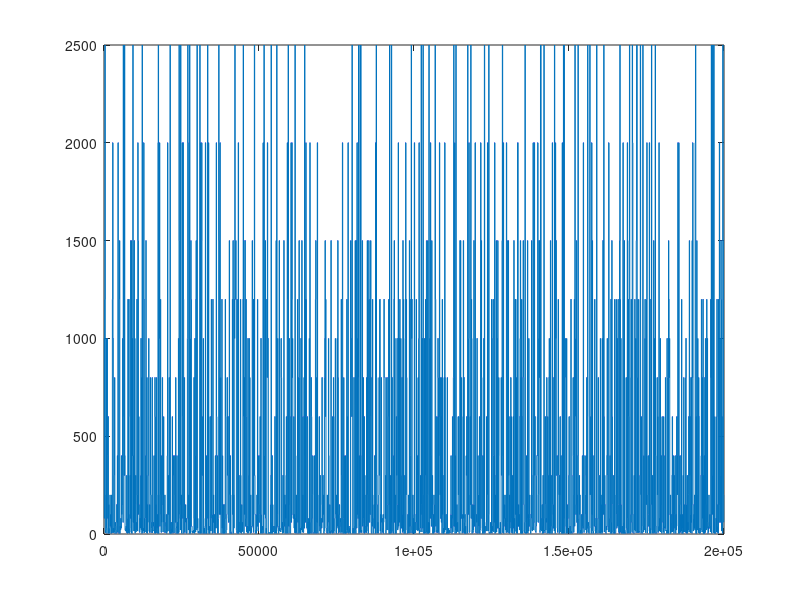

Reproduce this figure in MATLAB.
clc; clear all; 

% test levels 
vLevel = [1	1.5	2	3	4	6	8	10	15	20	30	40	60	80	100	150	200	300	400	600	800	1000 1200	1500	2000	2500]; 
vLevelMin = 3; 

nLevel = length(vLevel); 
%
Ntotal = 200e3; 
n = 100; 
nCycle = Ntotal/n; 

%
indV = ceil(rand(nCycle, 1)*nLevel); 
vLevelRand = vLevel(indV); 

vArbWave = []; 

for i=1:nCycle
   vTemp = ones(n,1)* max(vLevelRand(i), vLevelMin); 
   vArbWave = [vArbWave ; vTemp]; 
    
end
%subplot(2,1,1);
%plot(vLevelRand);
figure(1);
plot(vArbWave); 